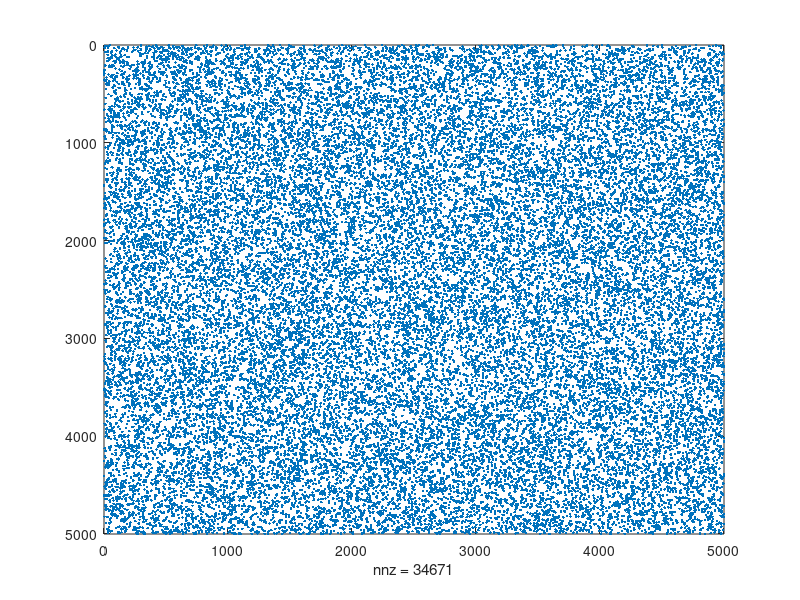

Write the MATLAB code that produced this figure. (Note: this script raises an error after producing the figure.)
function PageRank
% Calculamos el vecto PageRank de una red creada de forma aleatoria

%Reiniciamps la semilla d enumerp aleatorio.
rng('shuffle')

% Datos necesarios
% N: numero de paginas web de la red
%nme: numero de enlace por pagina
%alpha: factor de amortiguacion
%epsi: cuidado no poner eps. Tolerancia del error

N=5000;
nme=7;
alpha=0.98;
epsi=1.e-15;

%Calculamos la matriz de adyaciencia.

A=rand(N,N); %mirar en help rand
L = A<nme/N; %hay que tranformar los booleanos en numero.
A=L+0; %matriz numerica de 0 y 1
clear L; %eliminamos de la memoria L

%Imponemos que los elementos diagnianoles de A sean nulos.

for k=1:N
    A(k,k)=0;
end

%Calculamos la matriz estocástica asociada

z = sum(A); %sumamos por columnas
z0=find(z==0);%guardamos en z0 las componentes donde z es 0
z(z0)=ones(size(z0)); % ponemos un uno en los ceros

P=A*diag(1./z); %cada col i la dividimos por z. Pero hay q tener cuidao con div por 0.

%matriz hueca es aquella que tiene muchos 0 en ella
% una matriz sparse va a guardar solamente los elementos no son 0 de una
% matriz hueca.

PS = sparse(P);

%Bytes de matriz llena
whos P
%Bytes de matriz hueca
whos PS

% la matriz es la misma lo único que ganamos bastante en memoria

% visualizacion de la matriz hueca (hay muchos puntos blancos)
close all
figure(1)
spy(P) %de sparce
shg

clear P;

%A la matriz que le vamos a aplicar el metodo de la potencia es a PS.
%Obviamos las matrices con cols de 0.


% Programamos el método de la potencia
v=ones(N,1)/N; %todas con equiprobabilidad (ir de una pag a otra)
% Inicializacion
x0=v;

%Iteraciones
for k=1:100
    x1=alpha*(PS*x0);
    gammak=1-norm(x1,1);
    x1=x1+gammak*v;
    err=norm(x0-x1);
    if err<epsi
        fprintf('\n')
        fprintf('El algoritmo converge en %3i iteraciones',k)
        x1; %vector de 5000 componentes
        figure(2)
        histogram(x1) %mejor representacion que da la misma info
        return
    end
    x0=x1;
end
